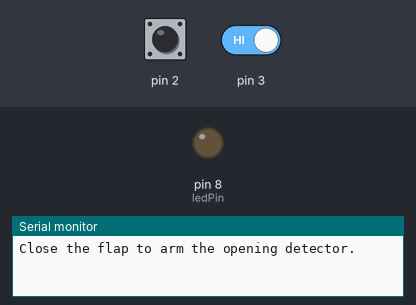
Bench run of a sketch on a simulated Arduino Uno, built with avr-gcc and run on an emulated ATmega328P. Parts: output pins drawn as LEDs (lit = HIGH), the last lines printed to the serial monitor. The test bench sets the inputs (shaded band); at power-on: pin 2 HIGH, pin 3 HIGH.

Above: at 1.2 s.
1.3 s: pin 2 pulled LOW for 0.15 s
At 2.9 s:
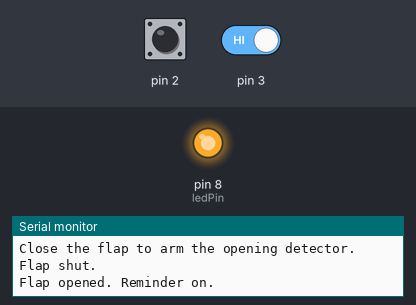
4.5 s: pin 2 driven LOW and pin 3 driven LOW
At 5.7 s:
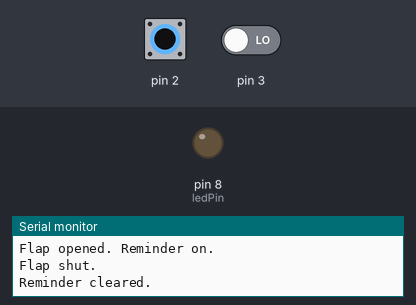
6.0 s: pin 2 driven HIGH
At 7.0 s:
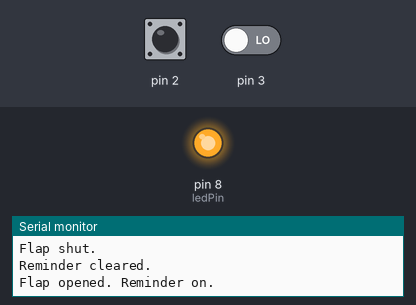
Timing chart, 0 to 8.5 s (numbered marks = the images above; inputs shaded):
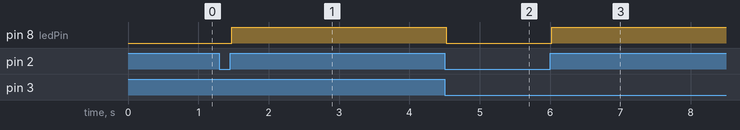

The sketch:

mailbox_test_flag.ino
```cpp
// Mailbox test flag · Arduino Uno R3, roller switch and reset button.
constexpr unsigned long debounceMs = 25;
constexpr uint8_t ledPin = 8;

struct Input {
  const uint8_t pin;
  bool raw = HIGH;
  bool stable = HIGH;
  unsigned long changedAt = 0;

  explicit Input(uint8_t number) : pin(number) {}

  bool update(unsigned long now) {
    const bool sample = digitalRead(pin);
    if (sample != raw) {
      raw = sample;
      changedAt = now;
    }
    if (stable == raw || now - changedAt < debounceMs) return false;
    stable = raw;
    return true;
  }
};

Input flap(2), resetButton(3);
bool flagged = false;

void setup() {
  pinMode(flap.pin, INPUT_PULLUP);
  pinMode(resetButton.pin, INPUT_PULLUP);
  pinMode(ledPin, OUTPUT);
  digitalWrite(ledPin, LOW);
  Serial.begin(115200);
  Serial.println(F("Close the flap to arm the opening detector."));
}

void loop() {
  const unsigned long now = millis();
  const bool flapChanged = flap.update(now);
  const bool resetChanged = resetButton.update(now);

  if (flapChanged) {
    if (flap.stable == HIGH) {
      flagged = true;
      Serial.println(F("Flap opened. Reminder on."));
    } else {
      Serial.println(F("Flap shut."));
    }
  }
  if (resetChanged && resetButton.stable == LOW) {
    if (flap.raw == LOW && flap.stable == LOW) {
      flagged = false;
      Serial.println(F("Reminder cleared."));
    } else {
      Serial.println(F("Shut the flap before resetting."));
    }
  }
  digitalWrite(ledPin, flagged ? HIGH : LOW);
}
```

Measured:
- after the input at 1.3 s, pin 8 (ledPin): LOW → HIGH after 0.17 s
- after the input at 4.5 s, pin 8 (ledPin): HIGH → LOW at once
- after the input at 6.0 s, pin 8 (ledPin): LOW → HIGH at once
